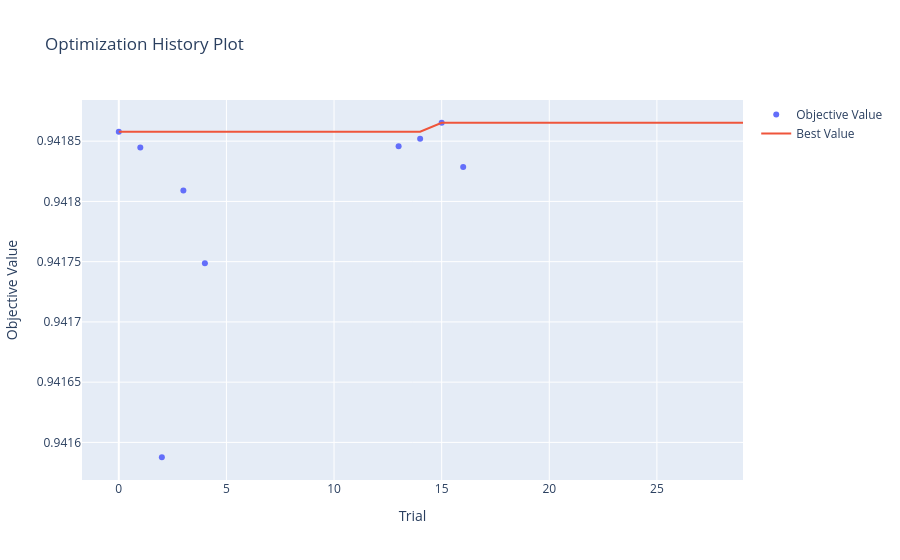

Notebook cell for this chart:
### Code cell
try:
    fig = optuna.visualization.plot_optimization_history(study)
    fig.show()
except NameError:
    print("Optuna wasn't run")

### Figure 1 — Plotly figure (JSON) as saved in the notebook; plotly's stock layout.template omitted (floating-point values rounded to 4 significant figures)
{"data": [{"mode": "markers", "name": "Objective Value", "type": "scatter", "x": [0, 1, 2, 3, 4, 13, 14, 15, 16], "y": [0.9419, 0.9418, 0.9416, 0.9418, 0.9417, 0.9418, 0.9419, 0.9419, 0.9418]}, {"mode": "lines", "name": "Best Value", "type": "scatter", "x": [0, 1, 2, 3, 4, 5, 6, 7, 8, 9, 10, 11, 12, 13, 14, 15, 16, 17, 18, 19, 20, 21, 22, 23, 24, 25, 26, 27, 28, 29], "y": [0.9419, 0.9419, 0.9419, 0.9419, 0.9419, 0.9419, 0.9419, 0.9419, 0.9419, 0.9419, 0.9419, 0.9419, 0.9419, 0.9419, 0.9419, 0.9419, 0.9419, 0.9419, 0.9419, 0.9419, 0.9419, 0.9419, 0.9419, 0.9419, 0.9419, 0.9419, 0.9419, 0.9419, 0.9419, 0.9419]}, {"marker": {"color": "#cccccc"}, "mode": "markers", "name": "Infeasible Trial", "showlegend": false, "type": "scatter", "x": [], "y": []}], "layout": {"title": {"text": "Optimization History Plot"}, "xaxis": {"title": {"text": "Trial"}}, "yaxis": {"title": {"text": "Objective Value"}}}}
